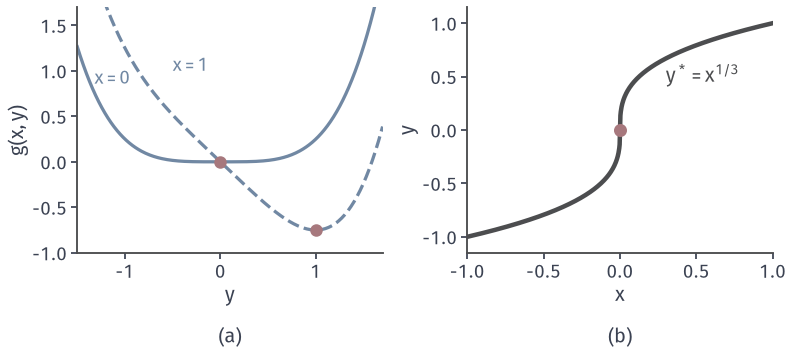

The Python source for this figure:
from pathlib import Path
import sys
sys.path.insert(0, str(Path(__file__).resolve().parents[1]/"bilevel-common"))
from bilevel_core import *
# g=y^4/4-x*y, unique global minimizer y*=x^(1/3), H=3y^2 vanishes at x=0.
fig, axs = figure(width_mm=112, height_mm=50, ncols=2)
y = np.linspace(-1.5,1.7,300)
ax = axs[0]
for xv,c,ls in [(0,BLUE,'-'),(1,BLUE,'--')]:
    ax.plot(y,y**4/4-xv*y,color=c,lw=1.3,ls=ls)
    yy = np.cbrt(xv); ax.plot([yy],[yy**4/4-xv*yy],'o',color=RED,ms=4,zorder=6)
ax.text(-1.32,.85,'$x=0$',color=BLUE,fontsize=7.5); ax.text(-.5,1.0,'$x=1$',color=BLUE,fontsize=7.5)
clean(ax,(-1.5,1.7),(-1,1.7),'$y$','$g(x,y)$'); tag(ax,'(a)',-.3)
ax = axs[1]
x = np.linspace(-1,1,801)
ax.plot(x,np.cbrt(x),color=ACTIVE,lw=1.8)
ax.plot([0],[0],'o',color=RED,ms=4.2,zorder=6)
ax.text(.3,.45,r'$y^*=x^{1/3}$',color=ACTIVE)
clean(ax,(-1,1),(-1.15,1.15),'$x$','$y$'); tag(ax,'(b)',-.3)
save(fig, Path(__file__).resolve().parent, 'figure', {'g':'y^4/4-xy'})
